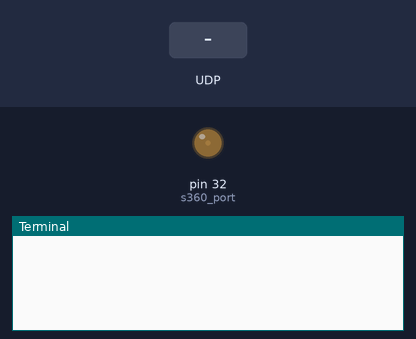
A program run on a simulated Raspberry Pi (header pin numbers). On the bench: output pins drawn as LEDs (lit = HIGH), the last lines printed to the terminal. The test bench sets the inputs (shaded band).

Above: at 1.2 s.
1.3 s: UDP packet "move_right" arrives
At 1.8 s:
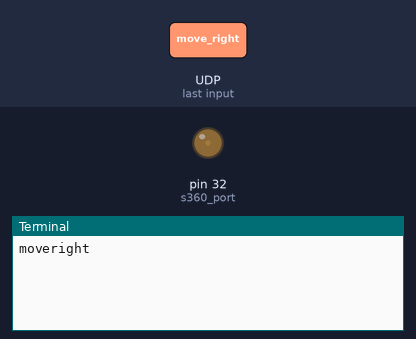
2.8 s: UDP packet "move_left" arrives
At 4.2 s:
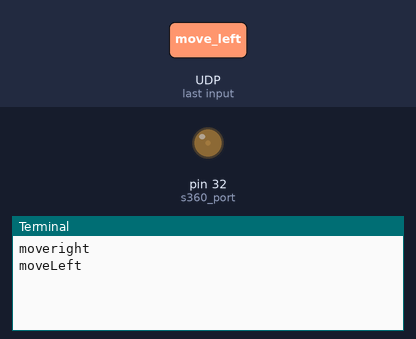

The program:

s3601.py
```python
import RPi.GPIO as GPIO                                ## Import GPIO Library.
#import time                                 ## Import ‘time’ library for a delay.
import socket

host = ""
port = 8087
buf = 1024
addr = (host, port)
UDPSock = socket.socket(socket.AF_INET, socket.SOCK_DGRAM)
UDPSock.bind(addr)

s360_port=32
GPIO.setmode(GPIO.BOARD)                    ## Use BOARD pin numbering.
GPIO.setup(s360_port, GPIO.OUT)                    ## set output.

pwm=GPIO.PWM(s360_port,50)                        ## PWM Frequency
pwm.start(5)
lobound=2.3
upbound= 12.5
duty=7
pwm.ChangeDutyCycle(duty)

while True:
    (data, addr) = UDPSock.recvfrom(buf)
    data=data.decode()
    if (data=="move_right"):
        print("moveright")
            ## Angle To Duty cycle  Conversion
        if(duty>0 and duty<100):
            duty= duty-0.1
            pwm.ChangeDutyCycle(duty)
            data=None
    elif (data=="move_left"):
        print("moveLeft")
        if(duty>0 and duty<100):
            duty= duty+0.1
            pwm.ChangeDutyCycle(duty)
            data=None
    #pwm.ChangeDutyCycle(duty)
    #elif(data==None):
        #regular rotation

GPIO.cleanup()
```

Measured:
- after the input at 1.3 s, the terminal: prints a new line at once (image 1)
- after the input at 2.8 s, the terminal: prints a new line at once (image 2)
